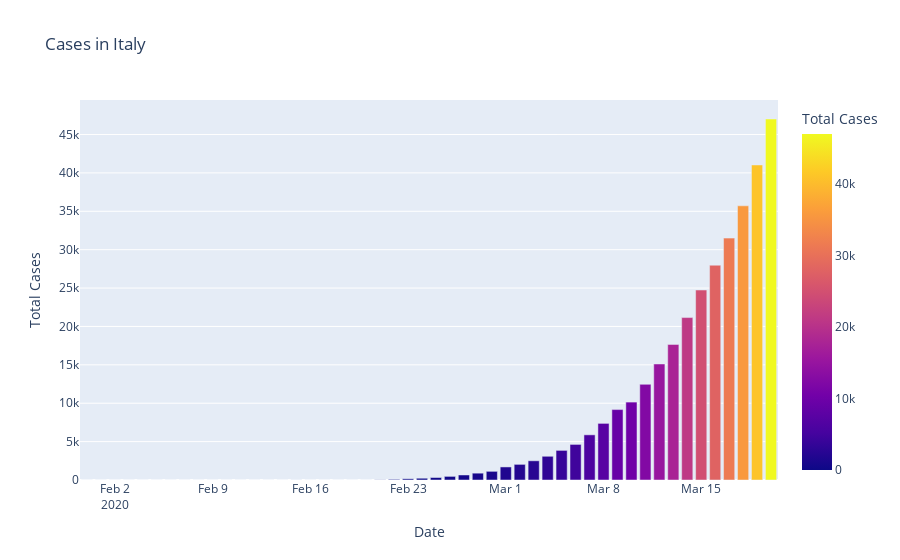

Notebook source saved alongside this figure:
### Code cell
fig1 = px.bar(perday2,x = 'Date', y = 'Total Cases',color = 'Total Cases', title= 'Cases in Italy')
fig1.show()

### Figure 1 — Plotly figure (JSON) as saved in the notebook; plotly's stock layout.template omitted (floating-point values rounded to 4 significant figures)
{"data": [{"alignmentgroup": "True", "hovertemplate": "Date=%{x}<br>Total Cases=%{marker.color}<extra></extra>", "legendgroup": "", "marker": {"color": [2, 2, 2, 2, 2, 2, 3, 3, 3, 3, 3, 3, 3, 3, 3, 3, 3, 3, 3, 3, 3, 3, 20, 79, 157, 229, 323, 470, 655, 889, 1128, 1701, 2036, 2502, 3089, 3858, 4636, 5883, 7375, 9172, 10149, 12462, 15113, 17660, 21157, 24747, 27980, 31506, 35713, 41035, 47021], "coloraxis": "coloraxis"}, "name": "", "offsetgroup": "", "orientation": "v", "showlegend": false, "textposition": "auto", "type": "bar", "x": ["2020-01-31T00:00:00", "2020-02-01T00:00:00", "2020-02-02T00:00:00", "2020-02-03T00:00:00", "2020-02-04T00:00:00", "2020-02-05T00:00:00", "2020-02-06T00:00:00", "2020-02-07T00:00:00", "2020-02-08T00:00:00", "2020-02-09T00:00:00", "2020-02-10T00:00:00", "2020-02-11T00:00:00", "2020-02-12T00:00:00", "2020-02-13T00:00:00", "2020-02-14T00:00:00", "2020-02-15T00:00:00", "2020-02-15T00:00:00", "2020-02-16T00:00:00", "2020-02-17T00:00:00", "2020-02-18T00:00:00", "2020-02-19T00:00:00", "2020-02-20T00:00:00", "2020-02-21T00:00:00", "2020-02-22T00:00:00", "2020-02-23T00:00:00", "2020-02-24T00:00:00", "2020-02-25T00:00:00", "2020-02-26T00:00:00", "2020-02-27T00:00:00", "2020-02-28T00:00:00", "2020-02-29T00:00:00", "2020-03-01T00:00:00", "2020-03-02T00:00:00", "2020-03-03T00:00:00", "2020-03-04T00:00:00", "2020-03-05T00:00:00", "2020-03-06T00:00:00", "2020-03-07T00:00:00", "2020-03-08T00:00:00", "2020-03-09T00:00:00", "2020-03-10T00:00:00", "2020-03-11T00:00:00", "2020-03-12T00:00:00", "2020-03-13T00:00:00", "2020-03-14T00:00:00", "2020-03-15T00:00:00", "2020-03-16T00:00:00", "2020-03-17T00:00:00", "2020-03-18T00:00:00", "2020-03-19T00:00:00", "2020-03-20T00:00:00"], "xaxis": "x", "y": [2, 2, 2, 2, 2, 2, 3, 3, 3, 3, 3, 3, 3, 3, 3, 3, 3, 3, 3, 3, 3, 3, 20, 79, 157, 229, 323, 470, 655, 889, 1128, 1701, 2036, 2502, 3089, 3858, 4636, 5883, 7375, 9172, 10149, 12462, 15113, 17660, 21157, 24747, 27980, 31506, 35713, 41035, 47021], "yaxis": "y"}], "layout": {"barmode": "relative", "coloraxis": {"colorbar": {"title": {"text": "Total Cases"}}, "colorscale": [[0, "#0d0887"], [0.1111, "#46039f"], [0.2222, "#7201a8"], [0.3333, "#9c179e"], [0.4444, "#bd3786"], [0.5556, "#d8576b"], [0.6667, "#ed7953"], [0.7778, "#fb9f3a"], [0.8889, "#fdca26"], [1, "#f0f921"]]}, "legend": {"tracegroupgap": 0}, "title": {"text": "Cases in Italy"}, "xaxis": {"anchor": "y", "autorange": true, "domain": [0, 1], "range": ["2020-01-30 12:00", "2020-03-20 12:00"], "title": {"text": "Date"}, "type": "date"}, "yaxis": {"anchor": "x", "autorange": true, "domain": [0, 1], "range": [0, 49500.0], "title": {"text": "Total Cases"}, "type": "linear"}}}
